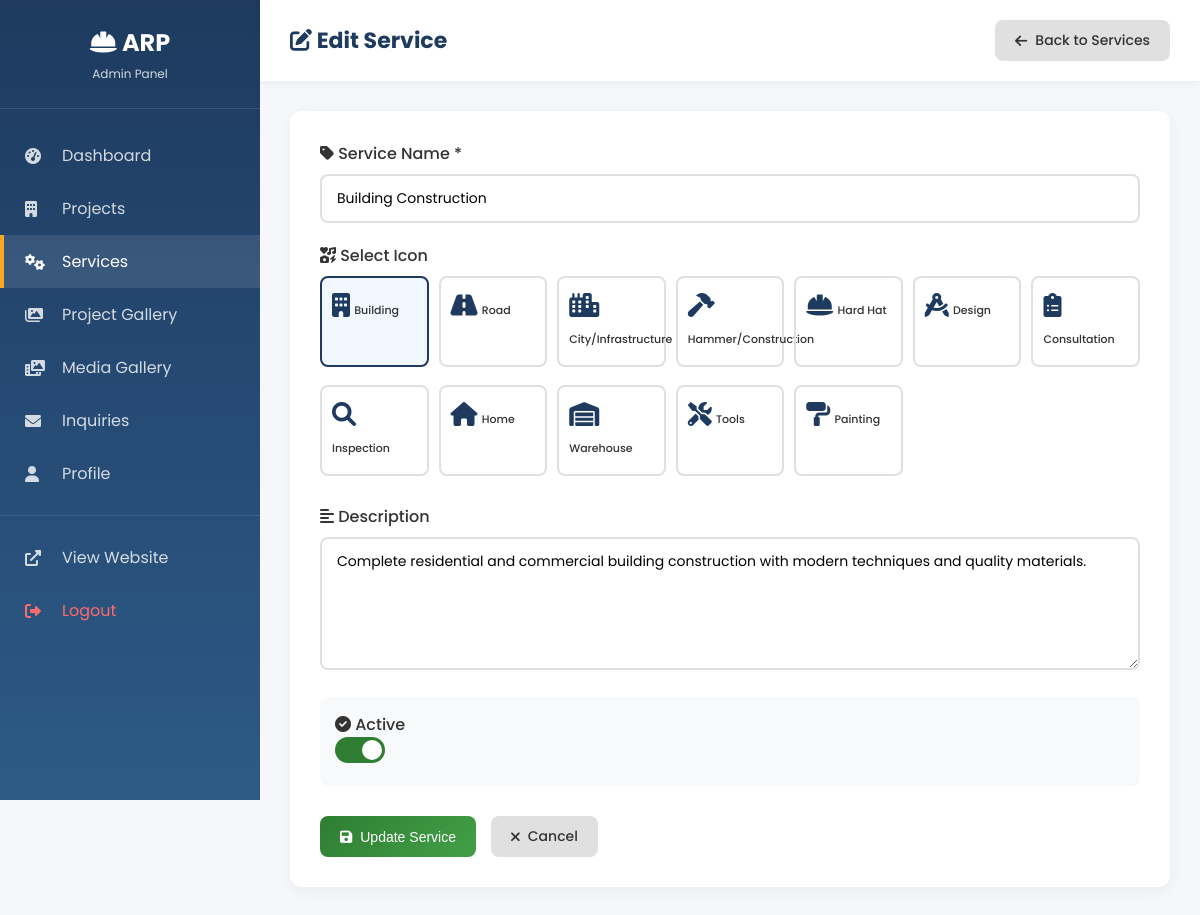
The app's page /admin/service-form.php?id=1 (signed in) with its own data.
### tables this page shows
CREATE TABLE IF NOT EXISTS services (
    id INT AUTO_INCREMENT PRIMARY KEY,
    name VARCHAR(255) NOT NULL,
    description TEXT,
    icon VARCHAR(100),
    image VARCHAR(255),
    is_active TINYINT(1) DEFAULT 1,
    created_at TIMESTAMP DEFAULT CURRENT_TIMESTAMP,
    updated_at TIMESTAMP DEFAULT CURRENT_TIMESTAMP ON UPDATE CURRENT_TIMESTAMP
);

### include/config.php (called while the page is built, shortened)
<?php
$is_replit = getenv('DATABASE_URL') !== false;
if ($is_replit) {
    $database_url = getenv('DATABASE_URL');
    $db_parts = parse_url($database_url);
    $db_host = $db_parts['host'];
    $db_port = $db_parts['port'] ?? 5432;
    $db_user = $db_parts['user'];
    $db_pass = $db_parts['pass'];
    $db_name = ltrim($db_parts['path'], '/');
    try {
        $pdo = new PDO(
            "pgsql:host=$db_host;port=$db_port;dbname=$db_name",
            $db_user,
            $db_pass,
            [PDO::ATTR_ERRMODE => PDO::ERRMODE_EXCEPTION]
        );
        $use_pdo = true;
        $con = null;
    } catch (PDOException $e) {
        $use_pdo = false;
        $con = null;
        $pdo = null;
    }
} else {
    $db_host = "localhost";
    $db_user = "root";
    $db_pass = "";
    $db_name = "bhairavnath_construction";
    $con = @mysqli_connect($db_host, $db_user, $db_pass, $db_name);
    $use_pdo = false;
    $pdo = null;
    if ($con) {
        mysqli_set_charset($con, "utf8mb4");
    }
}
function db_query($query) {
    global $con, $pdo, $use_pdo;
    if ($use_pdo) {
        try {
            return $pdo->query($query);
        } catch (PDOException $e) {
            return false;
        }
    } elseif ($con) {
        return mysqli_query($con, $query);
    }
    return false;
}
function db_fetch($result) {
    global $use_pdo;
    if ($use_pdo) {
        return $result->fetch(PDO::FETCH_ASSOC);
    } else {
        return mysqli_fetch_assoc($result);
    }
}
?>

### admin/service-form.php (the view, shortened to what this page needs)
<?php
require_once '../include/config.php';
$service = null;
$isEdit = false;
if (isset($_GET['id'])) {
    $id = (int)$_GET['id'];
    $result = db_query("SELECT * FROM services WHERE id = $id");
    $service = db_fetch($result);
    if ($service) {
        $isEdit = true;
    }
}
$icons = [
    'fas fa-building' => 'Building',
    'fas fa-road' => 'Road',
    'fas fa-city' => 'City/Infrastructure',
    'fas fa-hammer' => 'Hammer/Construction',
    'fas fa-hard-hat' => 'Hard Hat',
    'fas fa-drafting-compass' => 'Design',
    'fas fa-clipboard-list' => 'Consultation',
    'fas fa-search' => 'Inspection',
    'fas fa-home' => 'Home',
    'fas fa-warehouse' => 'Warehouse',
    'fas fa-tools' => 'Tools',
    'fas fa-paint-roller' => 'Painting'
];
?>
<!DOCTYPE html>
<html lang="en">
<head>
    <link href="https://cdnjs.cloudflare.com/ajax/libs/font-awesome/6.0.0/css/all.min.css" rel="stylesheet">
    <link href="style.css" rel="stylesheet">
</head>
<body>
    <div class="admin-wrapper">
        <?php include 'sidebar.php'; ?>
        <main class="main-content">
            <header class="top-header">
                <h1><i class="fas fa-<?php echo $isEdit ? 'edit' : 'plus'; ?>"></i> <?php echo $isEdit ? 'Edit' : 'Add'; ?> Service</h1>
                <a href="services.php" class="btn btn-secondary">
                    <i class="fas fa-arrow-left"></i> Back to Services
                </a>
            </header>
            <div class="dashboard-content">
                <form method="POST" class="form-card">
                    <div class="form-group">
                        <label><i class="fas fa-tag"></i> Service Name *</label>
                        <input type="text" name="name" class="form-control" required
                               value="<?php echo $service['name'] ?? ''; ?>">
                    </div>
                    <div class="form-group">
                        <label><i class="fas fa-icons"></i> Select Icon</label>
                        <div class="icon-grid">
                            <?php foreach ($icons as $iconClass => $iconName):
                                $selected = (isset($service['icon']) && $service['icon'] == $iconClass) ? 'selected' : '';
                            ?>
                            <label class="icon-option <?php echo $selected; ?>">
                                <i class="<?php echo $iconClass; ?>"></i>
                                <span><?php echo $iconName; ?></span>
                            </label>
                            <?php endforeach; ?>
                        </div>
                    </div>
                    <div class="form-group">
                        <label><i class="fas fa-align-left"></i> Description</label>
                        <textarea name="description" class="form-control" rows="5"><?php echo $service['description'] ?? ''; ?></textarea>
                    </div>
                    <div class="form-group">
                        <label class="toggle-label">
                            <span><i class="fas fa-check-circle"></i> Active</span>
                            <label class="toggle-switch">
                                <span class="toggle-slider"></span>
                            </label>
                        </label>
                    </div>
                    <div class="form-actions">
                        <button type="submit" class="btn btn-success">
                            <i class="fas fa-save"></i> <?php echo $isEdit ? 'Update' : 'Save'; ?> Service
                        </button>
                        <a href="services.php" class="btn btn-secondary">
                            <i class="fas fa-times"></i> Cancel
                        </a>
                    </div>
                </form>
            </div>
        </main>
    </div>
</body>
</html>

### admin/style.css (style rules this page uses)
* { margin: 0; padding: 0; box-sizing: border-box; }
body { font-family: 'Poppins', sans-serif; background: #f5f7fa; color: #333; }
.admin-wrapper { display: flex; min-height: 100vh; }
.main-content { flex: 1; margin-left: 260px; padding: 0; }
.top-header { background: white; padding: 20px 30px; display: flex; justify-content: space-between; align-items: center; box-shadow: 0 2px 10px rgba(0,0,0,0.05); position: sticky; top: 0; z-index: 100; }
.top-header h1 { font-size: 22px; color: #1e3a5f; }
.dashboard-content { padding: 30px; }
.btn { display: inline-flex; align-items: center; gap: 8px; padding: 10px 20px; border-radius: 8px; text-decoration: none; font-weight: 500; font-size: 14px; cursor: pointer; border: none; transition: all 0.3s; }
.btn-success { background: linear-gradient(135deg, #2e7d32 0%, #43a047 100%); color: white; }
.btn-secondary { background: #e0e0e0; color: #333; }
.form-card { background: white; padding: 30px; border-radius: 12px; box-shadow: 0 4px 15px rgba(0,0,0,0.05); }
.form-group { margin-bottom: 20px; }
.form-group label { display: block; margin-bottom: 8px; font-weight: 500; color: #333; }
.form-control { width: 100%; padding: 12px 15px; border: 2px solid #e0e0e0; border-radius: 8px; font-size: 14px; font-family: inherit; transition: border-color 0.3s; }
textarea.form-control { min-height: 120px; resize: vertical; }
.form-actions { display: flex; gap: 15px; margin-top: 30px; }
.toggle-switch { position: relative; display: inline-block; width: 50px; height: 26px; }
.toggle-slider { position: absolute; cursor: pointer; top: 0; left: 0; right: 0; bottom: 0; background-color: #ccc; transition: 0.4s; border-radius: 26px; }
.toggle-slider:before { position: absolute; content: ""; height: 20px; width: 20px; left: 3px; bottom: 3px; background-color: white; transition: 0.4s; border-radius: 50%; }
input:checked + .toggle-slider { background-color: #2e7d32; }
input:checked + .toggle-slider:before { transform: translateX(24px); }

### admin/service-form.php (style rules this page uses)
.icon-grid { display: grid; grid-template-columns: repeat(auto-fill, minmax(100px, 1fr)); gap: 10px; }
.icon-option { display: flex; flex-direction: column; align-items: center; padding: 15px 10px; border: 2px solid #e0e0e0; border-radius: 8px; cursor: pointer; transition: all 0.3s; }
.icon-option:hover, .icon-option.selected { border-color: #1e3a5f; background: #f0f7ff; }
.icon-option i { font-size: 24px; color: #1e3a5f; margin-bottom: 8px; }
.icon-option span { font-size: 11px; text-align: center; }
.toggle-label { display: flex; justify-content: space-between; align-items: center; padding: 15px; background: #f8f9fa; border-radius: 8px; }

### records on screen
services: name "Building Construction", description "Complete residential and commercial building construction with modern techniques and quality materials."

### other values on screen
$iconName "Building"
$iconName "Road"
$iconName "City/Infrastructure"
$iconName "Hammer/Construction"
$iconName "Hard Hat"
$iconName "Design"
$iconName "Consultation"
$iconName "Inspection"
$iconName "Home"
$iconName "Warehouse"
$iconName "Tools"
$iconName "Painting"
